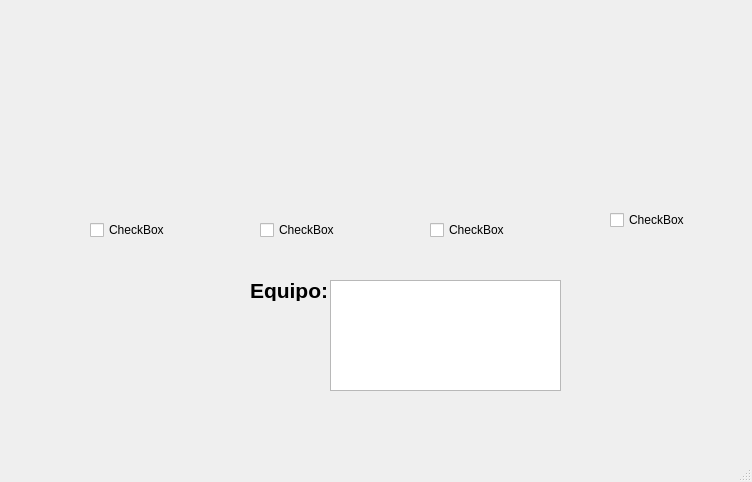
<?xml version="1.0" encoding="UTF-8"?>
<ui version="4.0">
 <class>MainWindow</class>
 <widget class="QMainWindow" name="MainWindow">
  <property name="geometry">
   <rect>
    <x>0</x>
    <y>0</y>
    <width>752</width>
    <height>482</height>
   </rect>
  </property>
  <property name="windowTitle">
   <string>MainWindow</string>
  </property>
  <widget class="QWidget" name="centralwidget">
   <widget class="QLabel" name="label">
    <property name="geometry">
     <rect>
      <x>20</x>
      <y>10</y>
      <width>121</width>
      <height>71</height>
     </rect>
    </property>
    <property name="text">
     <string/>
    </property>
    <property name="pixmap">
     <pixmap resource="../Imagenes/recursos.qrc">:/Logos/FI_LOGO.png</pixmap>
    </property>
    <property name="scaledContents">
     <bool>true</bool>
    </property>
   </widget>
   <widget class="QLabel" name="label_4">
    <property name="geometry">
     <rect>
      <x>620</x>
      <y>0</y>
      <width>121</width>
      <height>71</height>
     </rect>
    </property>
    <property name="text">
     <string/>
    </property>
    <property name="pixmap">
     <pixmap resource="../Imagenes/recursos.qrc">:/Logos/FI_LOGO.png</pixmap>
    </property>
    <property name="scaledContents">
     <bool>true</bool>
    </property>
   </widget>
   <widget class="QLabel" name="label_5">
    <property name="geometry">
     <rect>
      <x>620</x>
      <y>350</y>
      <width>121</width>
      <height>71</height>
     </rect>
    </property>
    <property name="text">
     <string/>
    </property>
    <property name="pixmap">
     <pixmap resource="../Imagenes/recursos.qrc">:/Logos/FI_LOGO.png</pixmap>
    </property>
    <property name="scaledContents">
     <bool>true</bool>
    </property>
   </widget>
   <widget class="QLabel" name="img_persona">
    <property name="geometry">
     <rect>
      <x>90</x>
      <y>110</y>
      <width>101</width>
      <height>111</height>
     </rect>
    </property>
    <property name="text">
     <string/>
    </property>
    <property name="pixmap">
     <pixmap resource="../Imagenes/recursos.qrc">:/Logos/FI_LOGO.png</pixmap>
    </property>
    <property name="scaledContents">
     <bool>true</bool>
    </property>
   </widget>
   <widget class="QLabel" name="label_2">
    <property name="geometry">
     <rect>
      <x>250</x>
      <y>280</y>
      <width>81</width>
      <height>21</height>
     </rect>
    </property>
    <property name="font">
     <font>
      <pointsize>16</pointsize>
      <bold>true</bold>
     </font>
    </property>
    <property name="text">
     <string>Equipo:</string>
    </property>
   </widget>
   <widget class="QCheckBox" name="checkBox">
    <property name="geometry">
     <rect>
      <x>90</x>
      <y>220</y>
      <width>85</width>
      <height>20</height>
     </rect>
    </property>
    <property name="text">
     <string>CheckBox</string>
    </property>
   </widget>
   <widget class="QCheckBox" name="checkBox_2">
    <property name="geometry">
     <rect>
      <x>260</x>
      <y>220</y>
      <width>85</width>
      <height>20</height>
     </rect>
    </property>
    <property name="text">
     <string>CheckBox</string>
    </property>
   </widget>
   <widget class="QLabel" name="img_persona_2">
    <property name="geometry">
     <rect>
      <x>260</x>
      <y>110</y>
      <width>101</width>
      <height>111</height>
     </rect>
    </property>
    <property name="text">
     <string/>
    </property>
    <property name="pixmap">
     <pixmap resource="../Imagenes/recursos.qrc">:/Logos/FI_LOGO.png</pixmap>
    </property>
    <property name="scaledContents">
     <bool>true</bool>
    </property>
   </widget>
   <widget class="QLabel" name="img_persona_3">
    <property name="geometry">
     <rect>
      <x>430</x>
      <y>110</y>
      <width>101</width>
      <height>111</height>
     </rect>
    </property>
    <property name="text">
     <string/>
    </property>
    <property name="pixmap">
     <pixmap resource="../Imagenes/recursos.qrc">:/Logos/FI_LOGO.png</pixmap>
    </property>
    <property name="scaledContents">
     <bool>true</bool>
    </property>
   </widget>
   <widget class="QCheckBox" name="checkBox_3">
    <property name="geometry">
     <rect>
      <x>430</x>
      <y>220</y>
      <width>85</width>
      <height>20</height>
     </rect>
    </property>
    <property name="text">
     <string>CheckBox</string>
    </property>
   </widget>
   <widget class="QCheckBox" name="checkBox_4">
    <property name="geometry">
     <rect>
      <x>610</x>
      <y>210</y>
      <width>85</width>
      <height>20</height>
     </rect>
    </property>
    <property name="text">
     <string>CheckBox</string>
    </property>
   </widget>
   <widget class="QLabel" name="img_persona_4">
    <property name="geometry">
     <rect>
      <x>610</x>
      <y>100</y>
      <width>101</width>
      <height>111</height>
     </rect>
    </property>
    <property name="text">
     <string/>
    </property>
    <property name="pixmap">
     <pixmap resource="../Imagenes/recursos.qrc">:/Logos/FI_LOGO.png</pixmap>
    </property>
    <property name="scaledContents">
     <bool>true</bool>
    </property>
   </widget>
   <widget class="QTextEdit" name="textEdit">
    <property name="geometry">
     <rect>
      <x>330</x>
      <y>280</y>
      <width>231</width>
      <height>111</height>
     </rect>
    </property>
   </widget>
  </widget>
  <widget class="QMenuBar" name="menubar">
   <property name="geometry">
    <rect>
     <x>0</x>
     <y>0</y>
     <width>752</width>
     <height>24</height>
    </rect>
   </property>
  </widget>
  <widget class="QStatusBar" name="statusbar"/>
 </widget>
 <resources>
  <include location="../Imagenes/recursos.qrc"/>
 </resources>
 <connections/>
</ui>
